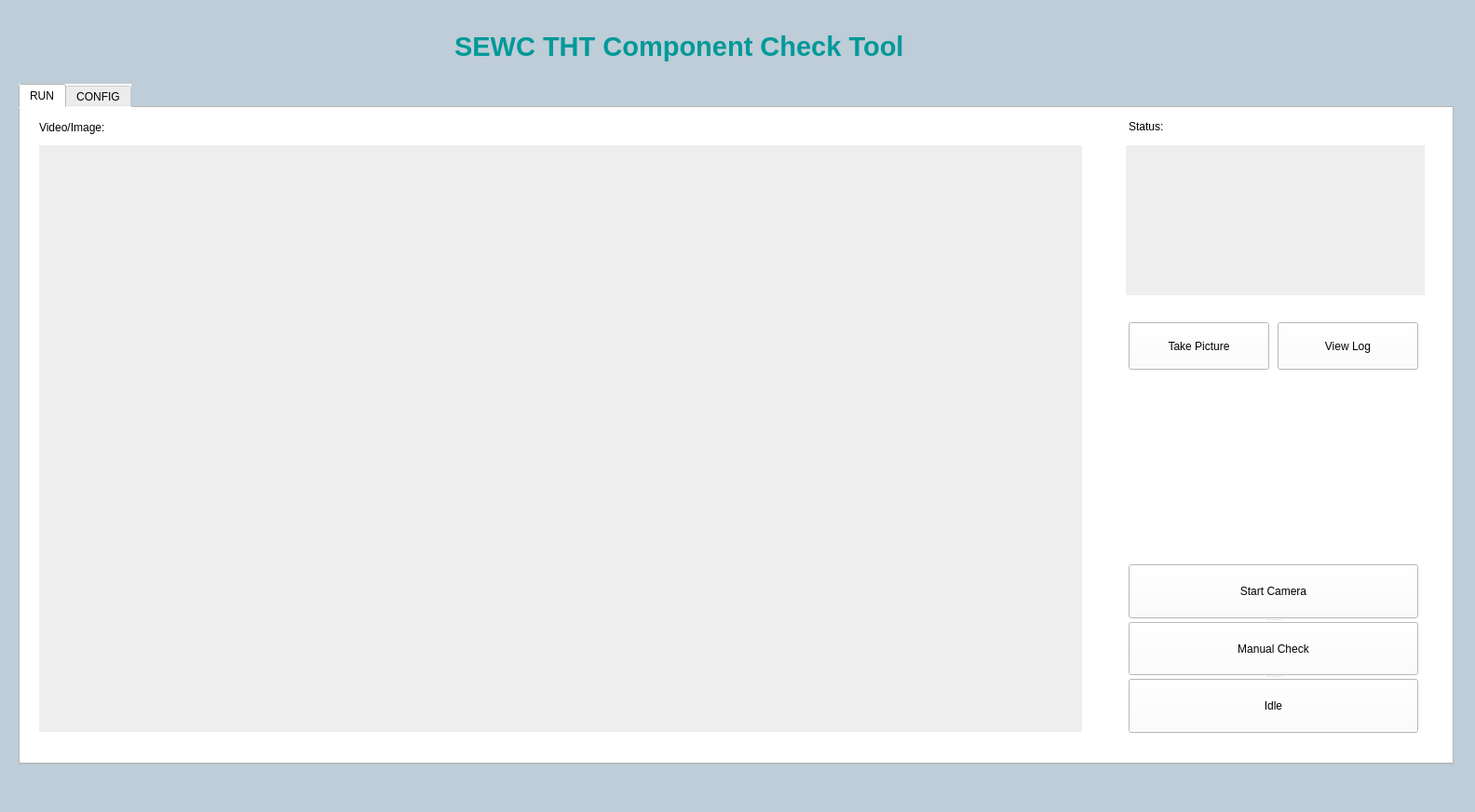
<?xml version="1.0" encoding="UTF-8"?>
<ui version="4.0">
 <class>main_frame</class>
 <widget class="QWidget" name="main_frame">
  <property name="geometry">
   <rect>
    <x>0</x>
    <y>0</y>
    <width>1584</width>
    <height>872</height>
   </rect>
  </property>
  <property name="sizePolicy">
   <sizepolicy hsizetype="Fixed" vsizetype="Fixed">
    <horstretch>0</horstretch>
    <verstretch>0</verstretch>
   </sizepolicy>
  </property>
  <property name="maximumSize">
   <size>
    <width>1628</width>
    <height>900</height>
   </size>
  </property>
  <property name="windowTitle">
   <string>TACC</string>
  </property>
  <property name="windowOpacity">
   <double>1.000000000000000</double>
  </property>
  <property name="styleSheet">
   <string notr="true">background-color: rgb(190, 205, 215);</string>
  </property>
  <widget class="QTabWidget" name="tabWidget">
   <property name="geometry">
    <rect>
     <x>20</x>
     <y>90</y>
     <width>1541</width>
     <height>731</height>
    </rect>
   </property>
   <property name="styleSheet">
    <string notr="true">background-color: rgb(255, 255, 255);</string>
   </property>
   <property name="currentIndex">
    <number>0</number>
   </property>
   <widget class="QWidget" name="tab">
    <attribute name="title">
     <string>RUN</string>
    </attribute>
    <widget class="QLabel" name="label_letters_video">
     <property name="geometry">
      <rect>
       <x>20</x>
       <y>10</y>
       <width>131</width>
       <height>21</height>
      </rect>
     </property>
     <property name="text">
      <string>Video/Image:</string>
     </property>
    </widget>
    <widget class="QLabel" name="label_video">
     <property name="geometry">
      <rect>
       <x>20</x>
       <y>40</y>
       <width>1120</width>
       <height>630</height>
      </rect>
     </property>
     <property name="autoFillBackground">
      <bool>false</bool>
     </property>
     <property name="styleSheet">
      <string notr="true">background-color: rgb(238, 238, 238);</string>
     </property>
     <property name="text">
      <string/>
     </property>
    </widget>
    <widget class="QSplitter" name="splitter">
     <property name="geometry">
      <rect>
       <x>1190</x>
       <y>490</y>
       <width>311</width>
       <height>181</height>
      </rect>
     </property>
     <property name="orientation">
      <enum>Qt::Vertical</enum>
     </property>
     <widget class="QPushButton" name="pushButton_start">
      <property name="text">
       <string>Start Camera</string>
      </property>
     </widget>
     <widget class="QPushButton" name="pushButton_oneshot">
      <property name="text">
       <string>Manual Check</string>
      </property>
     </widget>
     <widget class="QPushButton" name="pushButton_idle">
      <property name="text">
       <string>Idle</string>
      </property>
     </widget>
    </widget>
    <widget class="QLabel" name="label_letters_status">
     <property name="geometry">
      <rect>
       <x>1190</x>
       <y>12</y>
       <width>55</width>
       <height>16</height>
      </rect>
     </property>
     <property name="text">
      <string>Status:</string>
     </property>
    </widget>
    <widget class="QLabel" name="label_result">
     <property name="geometry">
      <rect>
       <x>1187</x>
       <y>40</y>
       <width>321</width>
       <height>161</height>
      </rect>
     </property>
     <property name="font">
      <font>
       <pointsize>36</pointsize>
       <weight>75</weight>
       <bold>true</bold>
      </font>
     </property>
     <property name="autoFillBackground">
      <bool>false</bool>
     </property>
     <property name="styleSheet">
      <string notr="true">background-color: rgb(238, 238, 238);</string>
     </property>
     <property name="text">
      <string/>
     </property>
     <property name="alignment">
      <set>Qt::AlignCenter</set>
     </property>
     <property name="wordWrap">
      <bool>false</bool>
     </property>
    </widget>
    <widget class="QPushButton" name="pushButton_takepicture">
     <property name="geometry">
      <rect>
       <x>1190</x>
       <y>230</y>
       <width>151</width>
       <height>51</height>
      </rect>
     </property>
     <property name="text">
      <string>Take Picture</string>
     </property>
    </widget>
    <widget class="QPushButton" name="pushButton_viewlog">
     <property name="geometry">
      <rect>
       <x>1350</x>
       <y>230</y>
       <width>151</width>
       <height>51</height>
      </rect>
     </property>
     <property name="text">
      <string>View Log</string>
     </property>
    </widget>
   </widget>
   <widget class="QWidget" name="tab_2">
    <attribute name="title">
     <string>CONFIG</string>
    </attribute>
    <widget class="QComboBox" name="comboBox_MLFB_config">
     <property name="geometry">
      <rect>
       <x>10</x>
       <y>40</y>
       <width>211</width>
       <height>31</height>
      </rect>
     </property>
     <property name="font">
      <font>
       <pointsize>10</pointsize>
      </font>
     </property>
     <property name="styleSheet">
      <string notr="true">background-color: rgb(255, 255, 255);</string>
     </property>
    </widget>
    <widget class="QLabel" name="label_letters_mlfb">
     <property name="geometry">
      <rect>
       <x>10</x>
       <y>20</y>
       <width>55</width>
       <height>16</height>
      </rect>
     </property>
     <property name="text">
      <string>MLFB</string>
     </property>
    </widget>
    <widget class="QGroupBox" name="groupBox">
     <property name="geometry">
      <rect>
       <x>10</x>
       <y>110</y>
       <width>211</width>
       <height>131</height>
      </rect>
     </property>
     <property name="title">
      <string>Input</string>
     </property>
     <widget class="QRadioButton" name="radioButton_offline_image">
      <property name="geometry">
       <rect>
        <x>10</x>
        <y>20</y>
        <width>141</width>
        <height>20</height>
       </rect>
      </property>
      <property name="text">
       <string>Offline Image</string>
      </property>
      <property name="checkable">
       <bool>true</bool>
      </property>
     </widget>
     <widget class="QRadioButton" name="radioButton_offline_video">
      <property name="geometry">
       <rect>
        <x>10</x>
        <y>60</y>
        <width>171</width>
        <height>20</height>
       </rect>
      </property>
      <property name="text">
       <string>Offline Video</string>
      </property>
      <property name="checkable">
       <bool>true</bool>
      </property>
     </widget>
     <widget class="QRadioButton" name="radioButton_online_cam">
      <property name="geometry">
       <rect>
        <x>10</x>
        <y>100</y>
        <width>121</width>
        <height>20</height>
       </rect>
      </property>
      <property name="text">
       <string>Online Camera</string>
      </property>
      <property name="checked">
       <bool>true</bool>
      </property>
     </widget>
    </widget>
    <widget class="Line" name="line_2">
     <property name="geometry">
      <rect>
       <x>230</x>
       <y>9</y>
       <width>31</width>
       <height>691</height>
      </rect>
     </property>
     <property name="orientation">
      <enum>Qt::Vertical</enum>
     </property>
    </widget>
    <widget class="QLabel" name="label_area_threshold">
     <property name="geometry">
      <rect>
       <x>667</x>
       <y>20</y>
       <width>55</width>
       <height>16</height>
      </rect>
     </property>
     <property name="text">
      <string/>
     </property>
    </widget>
    <widget class="QLabel" name="label_truncate_threshold">
     <property name="geometry">
      <rect>
       <x>661</x>
       <y>279</y>
       <width>55</width>
       <height>16</height>
      </rect>
     </property>
     <property name="text">
      <string/>
     </property>
    </widget>
    <widget class="Line" name="line_3">
     <property name="geometry">
      <rect>
       <x>720</x>
       <y>10</y>
       <width>31</width>
       <height>691</height>
      </rect>
     </property>
     <property name="orientation">
      <enum>Qt::Vertical</enum>
     </property>
    </widget>
    <widget class="QGroupBox" name="groupBox_2">
     <property name="geometry">
      <rect>
       <x>260</x>
       <y>30</y>
       <width>461</width>
       <height>371</height>
      </rect>
     </property>
     <property name="title">
      <string>General Configuration</string>
     </property>
     <widget class="QLabel" name="label_letters_video_size">
      <property name="geometry">
       <rect>
        <x>25</x>
        <y>36</y>
        <width>131</width>
        <height>16</height>
       </rect>
      </property>
      <property name="text">
       <string>Video Size:</string>
      </property>
     </widget>
     <widget class="QLabel" name="label_letters_ipath">
      <property name="geometry">
       <rect>
        <x>23</x>
        <y>286</y>
        <width>131</width>
        <height>16</height>
       </rect>
      </property>
      <property name="text">
       <string>Offline image path:</string>
      </property>
     </widget>
     <widget class="QLabel" name="label_letters_response_time">
      <property name="geometry">
       <rect>
        <x>23</x>
        <y>117</y>
        <width>131</width>
        <height>16</height>
       </rect>
      </property>
      <property name="text">
       <string>Response Time (ms) : </string>
      </property>
     </widget>
     <widget class="QLabel" name="label_letters_vpath">
      <property name="geometry">
       <rect>
        <x>23</x>
        <y>206</y>
        <width>131</width>
        <height>16</height>
       </rect>
      </property>
      <property name="text">
       <string>Offline video path:</string>
      </property>
     </widget>
     <widget class="QTextEdit" name="textEdit_response_time">
      <property name="enabled">
       <bool>false</bool>
      </property>
      <property name="geometry">
       <rect>
        <x>20</x>
        <y>140</y>
        <width>211</width>
        <height>21</height>
       </rect>
      </property>
      <property name="styleSheet">
       <string notr="true">background-color: rgb(223, 223, 223);</string>
      </property>
      <property name="verticalScrollBarPolicy">
       <enum>Qt::ScrollBarAlwaysOff</enum>
      </property>
      <property name="html">
       <string>&lt;!DOCTYPE HTML PUBLIC &quot;-//W3C//DTD HTML 4.0//EN&quot; &quot;http://www.w3.org/TR/REC-html40/strict.dtd&quot;&gt;
&lt;html&gt;&lt;head&gt;&lt;meta name=&quot;qrichtext&quot; content=&quot;1&quot; /&gt;&lt;style type=&quot;text/css&quot;&gt;
p, li { white-space: pre-wrap; }
&lt;/style&gt;&lt;/head&gt;&lt;body style=&quot; font-family:'MS Shell Dlg 2'; font-size:7.8pt; font-weight:400; font-style:normal;&quot;&gt;
&lt;p style=&quot;-qt-paragraph-type:empty; margin-top:0px; margin-bottom:0px; margin-left:0px; margin-right:0px; -qt-block-indent:0; text-indent:0px;&quot;&gt;&lt;br /&gt;&lt;/p&gt;&lt;/body&gt;&lt;/html&gt;</string>
      </property>
     </widget>
     <widget class="QTextEdit" name="textEdit_video_size">
      <property name="enabled">
       <bool>false</bool>
      </property>
      <property name="geometry">
       <rect>
        <x>20</x>
        <y>60</y>
        <width>211</width>
        <height>21</height>
       </rect>
      </property>
      <property name="styleSheet">
       <string notr="true">background-color: rgb(223, 223, 223);</string>
      </property>
      <property name="verticalScrollBarPolicy">
       <enum>Qt::ScrollBarAlwaysOff</enum>
      </property>
      <property name="html">
       <string>&lt;!DOCTYPE HTML PUBLIC &quot;-//W3C//DTD HTML 4.0//EN&quot; &quot;http://www.w3.org/TR/REC-html40/strict.dtd&quot;&gt;
&lt;html&gt;&lt;head&gt;&lt;meta name=&quot;qrichtext&quot; content=&quot;1&quot; /&gt;&lt;style type=&quot;text/css&quot;&gt;
p, li { white-space: pre-wrap; }
&lt;/style&gt;&lt;/head&gt;&lt;body style=&quot; font-family:'MS Shell Dlg 2'; font-size:7.8pt; font-weight:400; font-style:normal;&quot;&gt;
&lt;p style=&quot;-qt-paragraph-type:empty; margin-top:0px; margin-bottom:0px; margin-left:0px; margin-right:0px; -qt-block-indent:0; text-indent:0px;&quot;&gt;&lt;br /&gt;&lt;/p&gt;&lt;/body&gt;&lt;/html&gt;</string>
      </property>
     </widget>
     <widget class="QComboBox" name="comboBox_MLFB_ipath_select">
      <property name="enabled">
       <bool>true</bool>
      </property>
      <property name="geometry">
       <rect>
        <x>20</x>
        <y>311</y>
        <width>431</width>
        <height>20</height>
       </rect>
      </property>
      <property name="font">
       <font>
        <pointsize>8</pointsize>
       </font>
      </property>
      <property name="styleSheet">
       <string notr="true">background-color: rgb(255, 255, 255);</string>
      </property>
     </widget>
     <widget class="QComboBox" name="comboBox_offline_video_select">
      <property name="enabled">
       <bool>true</bool>
      </property>
      <property name="geometry">
       <rect>
        <x>20</x>
        <y>230</y>
        <width>431</width>
        <height>20</height>
       </rect>
      </property>
      <property name="font">
       <font>
        <pointsize>8</pointsize>
       </font>
      </property>
      <property name="styleSheet">
       <string notr="true">background-color: rgb(255, 255, 255);</string>
      </property>
     </widget>
    </widget>
    <widget class="QGroupBox" name="groupBox_3">
     <property name="geometry">
      <rect>
       <x>750</x>
       <y>30</y>
       <width>751</width>
       <height>371</height>
      </rect>
     </property>
     <property name="font">
      <font>
       <pointsize>9</pointsize>
      </font>
     </property>
     <property name="title">
      <string>MLFB Specific Configuration</string>
     </property>
     <widget class="QTextEdit" name="textEdit_min_size_pcb_area">
      <property name="enabled">
       <bool>false</bool>
      </property>
      <property name="geometry">
       <rect>
        <x>21</x>
        <y>110</y>
        <width>211</width>
        <height>21</height>
       </rect>
      </property>
      <property name="styleSheet">
       <string notr="true">background-color: rgb(223, 223, 223);</string>
      </property>
      <property name="verticalScrollBarPolicy">
       <enum>Qt::ScrollBarAlwaysOff</enum>
      </property>
      <property name="html">
       <string>&lt;!DOCTYPE HTML PUBLIC &quot;-//W3C//DTD HTML 4.0//EN&quot; &quot;http://www.w3.org/TR/REC-html40/strict.dtd&quot;&gt;
&lt;html&gt;&lt;head&gt;&lt;meta name=&quot;qrichtext&quot; content=&quot;1&quot; /&gt;&lt;style type=&quot;text/css&quot;&gt;
p, li { white-space: pre-wrap; }
&lt;/style&gt;&lt;/head&gt;&lt;body style=&quot; font-family:'MS Shell Dlg 2'; font-size:7.8pt; font-weight:400; font-style:normal;&quot;&gt;
&lt;p style=&quot;-qt-paragraph-type:empty; margin-top:0px; margin-bottom:0px; margin-left:0px; margin-right:0px; -qt-block-indent:0; text-indent:0px;&quot;&gt;&lt;br /&gt;&lt;/p&gt;&lt;/body&gt;&lt;/html&gt;</string>
      </property>
     </widget>
     <widget class="QLabel" name="label_letters_min_pcb_area">
      <property name="geometry">
       <rect>
        <x>22</x>
        <y>82</y>
        <width>211</width>
        <height>16</height>
       </rect>
      </property>
      <property name="text">
       <string>Minimum Size Of PCB Area:</string>
      </property>
     </widget>
     <widget class="QLabel" name="label_letters_golden_sample_path">
      <property name="geometry">
       <rect>
        <x>23</x>
        <y>175</y>
        <width>211</width>
        <height>16</height>
       </rect>
      </property>
      <property name="text">
       <string>Golden Sample Image Path : </string>
      </property>
     </widget>
     <widget class="QTextEdit" name="textEdit_golden_sample_path">
      <property name="enabled">
       <bool>false</bool>
      </property>
      <property name="geometry">
       <rect>
        <x>20</x>
        <y>200</y>
        <width>621</width>
        <height>21</height>
       </rect>
      </property>
      <property name="styleSheet">
       <string notr="true">background-color: rgb(223, 223, 223);</string>
      </property>
      <property name="verticalScrollBarPolicy">
       <enum>Qt::ScrollBarAlwaysOff</enum>
      </property>
      <property name="html">
       <string>&lt;!DOCTYPE HTML PUBLIC &quot;-//W3C//DTD HTML 4.0//EN&quot; &quot;http://www.w3.org/TR/REC-html40/strict.dtd&quot;&gt;
&lt;html&gt;&lt;head&gt;&lt;meta name=&quot;qrichtext&quot; content=&quot;1&quot; /&gt;&lt;style type=&quot;text/css&quot;&gt;
p, li { white-space: pre-wrap; }
&lt;/style&gt;&lt;/head&gt;&lt;body style=&quot; font-family:'MS Shell Dlg 2'; font-size:7.8pt; font-weight:400; font-style:normal;&quot;&gt;
&lt;p style=&quot;-qt-paragraph-type:empty; margin-top:0px; margin-bottom:0px; margin-left:0px; margin-right:0px; -qt-block-indent:0; text-indent:0px;&quot;&gt;&lt;br /&gt;&lt;/p&gt;&lt;/body&gt;&lt;/html&gt;</string>
      </property>
     </widget>
     <widget class="QPushButton" name="pushButton_config">
      <property name="geometry">
       <rect>
        <x>21</x>
        <y>304</y>
        <width>93</width>
        <height>28</height>
       </rect>
      </property>
      <property name="text">
       <string>Config</string>
      </property>
     </widget>
    </widget>
   </widget>
  </widget>
  <widget class="QLabel" name="label_letters_tool_name">
   <property name="geometry">
    <rect>
     <x>488</x>
     <y>29</y>
     <width>661</width>
     <height>41</height>
    </rect>
   </property>
   <property name="font">
    <font>
     <family>MS Sans Serif</family>
     <pointsize>22</pointsize>
     <weight>75</weight>
     <bold>true</bold>
    </font>
   </property>
   <property name="styleSheet">
    <string notr="true">color: rgb(0, 153, 153);</string>
   </property>
   <property name="text">
    <string>SEWC THT Component Check Tool</string>
   </property>
  </widget>
  <widget class="QLabel" name="label_comment">
   <property name="geometry">
    <rect>
     <x>31</x>
     <y>830</y>
     <width>941</width>
     <height>21</height>
    </rect>
   </property>
   <property name="text">
    <string/>
   </property>
  </widget>
 </widget>
 <resources/>
 <connections/>
</ui>
